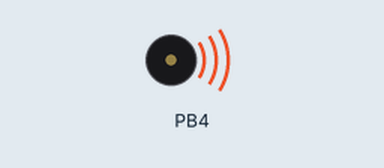
Simulated run of this program. Board: ATmega128, built with avr-gcc and emulated at 16 MHz. Parts: buzzer (waves = sounding).

Above: at 0.1 s.
Timing chart, 0 to 1.6 s (numbered marks = the images above):
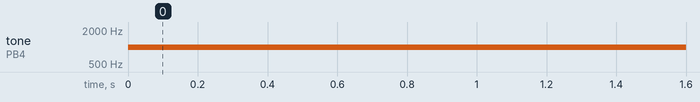

Measured:
- by itself, tone on PB4: silent → 1000 Hz at 0.00 s

The program:

main.c
```c
/*
 * TIMER_COUNTER_CTC.c
 *
 * Created: 02-22 (토) 오후 8:05:14
 * Author : jw
 */
#define F_CPU 16000000UL
#include <avr/io.h>
#include <util/delay.h>


int main(void)
{
	DDRB |= (1 << 4); // OC0번 핀 => PB4 (출력으로 설정)

	// 레지스터 세팅 (TCCT0 레지스터를 세팅해줘야 함)
	// (1 << WGM01) - CTC 모드로 설정
	// (1 << COM00) - compare match가 발생하면 OC0핀 토글 시키기 위해
	// (1 << CS02) - 분주비를 설정하기 위해 (prescale factor를 64로 설정하기 위함)
	TCCR0 |= (1<<COM00) | (1<<WGM01) | (1<<CS02); //TCCR0 = 0x1C; 와 동일 세팅

	OCR0 = 124; // CTC모드에선 count max값을 지정해줌 (그러면 TCNT0는 0~124까지 count함)


	while (1)
	{
		// 인터럽트가 걸리면 TIFR의 0000 0010이 됨
		// 해당자리는 TCNT0 = OCR0가 되면 비교일치가 발생하여 OCF0 flag가 1로 바뀜
		// compare match가 되어 OCF0 flag가 1인지 확인하기 위해 TIFR & 0x02를 통해 확인
		while((TIFR & 0x02) == 0) // 인터럽트가 걸릴때까지 계속 무한 반복

		TIFR = 0x02; // OCF0를 소프트웨어적으로 초기화시킴 (일반적인 메모리 쓰기와 다름)
		OCR0 = 124;
	}
}
```
